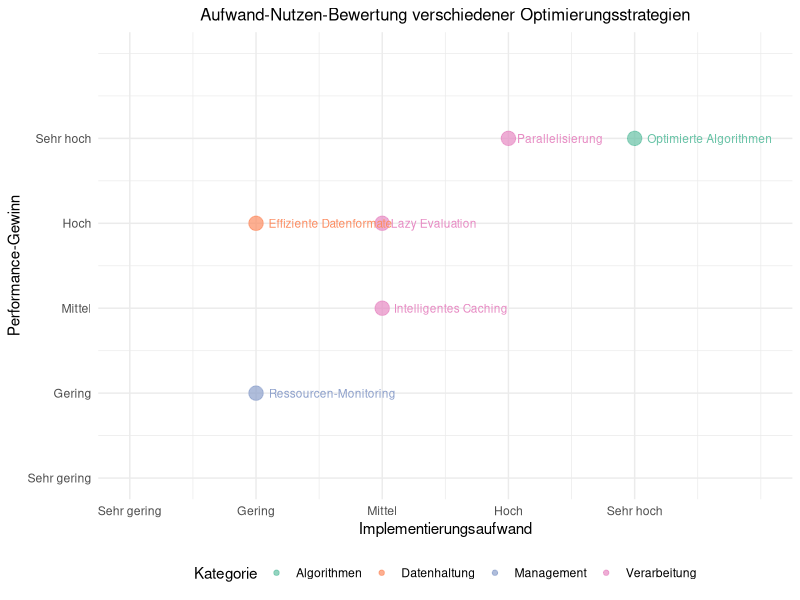

Generate this figure with R:
## ---- chunk 1
#| label: tbl-fdz-infrastructure
#| tbl-cap: "Technische Ausstattung des FDZ-Bund (beispielhafte Konfiguration)"
#| echo: false

infra_data <- data.frame(
  Komponente = c("Rechenknoten (Standard)", "Rechenknoten (High-Memory)", 
                 "Speichersystem", "Netzwerk", "Backup-System"),
  Spezifikation = c("2x Intel Xeon Gold 6248R (48 Kerne), 384 GB RAM",
                   "2x Intel Xeon Platinum 8280 (56 Kerne), 1,5 TB RAM",
                   "NAS-System mit 500 TB nutzbarem Speicher",
                   "10 Gbit/s Ethernet, InfiniBand für parallele Operationen",
                   "Tägliches Backup, räumlich getrennte Archivierung"),
  Anzahl = c("12", "4", "1", "-", "-")
)

knitr::kable(infra_data, 
      format = "latex",
      align = c("l", "l", "c"),
      booktabs = TRUE,
      col.names = c("Komponente", "Spezifikation", "Anzahl"))
## ---- chunk 2
#| label: fig-optimization-strategies
#| fig-cap: "Strategien zur Performanz-Optimierung im FDZ-Bund"
#| echo: false
#| warning: false
#| fig-width: 10
#| fig-height: 5

library(ggplot2)
library(dplyr)

strategies <- data.frame(
  Strategie = c("Effiziente Datenformate", "Lazy Evaluation", 
                "Parallelisierung", "Intelligentes Caching",
                "Optimierte Algorithmen", "Ressourcen-Monitoring"),
  Aufwand = c(2, 3, 4, 3, 5, 2),
  Nutzen = c(4, 4, 5, 3, 5, 2),
  Kategorie = c("Datenhaltung", "Verarbeitung", "Verarbeitung", 
                "Verarbeitung", "Algorithmen", "Management")
)

ggplot(strategies, aes(x = Aufwand, y = Nutzen, color = Kategorie, size = 3)) +
  geom_point(alpha = 0.7) +
  geom_text(aes(label = Strategie), hjust = -0.1, size = 3, show.legend = FALSE) +
  scale_x_continuous(limits = c(1, 6), breaks = 1:5, 
                     labels = c("Sehr gering", "Gering", "Mittel", "Hoch", "Sehr hoch")) +
  scale_y_continuous(limits = c(1, 6), breaks = 1:5,
                     labels = c("Sehr gering", "Gering", "Mittel", "Hoch", "Sehr hoch")) +
  scale_color_brewer(type = "qual", palette = "Set2") +
  labs(
    title = "Aufwand-Nutzen-Bewertung verschiedener Optimierungsstrategien",
    x = "Implementierungsaufwand",
    y = "Performance-Gewinn",
    color = "Kategorie"
  ) +
  theme_minimal() +
  theme(
    plot.title = element_text(size = 12, hjust = 0.5),
    legend.position = "bottom"
  ) +
  guides(size = "none")
